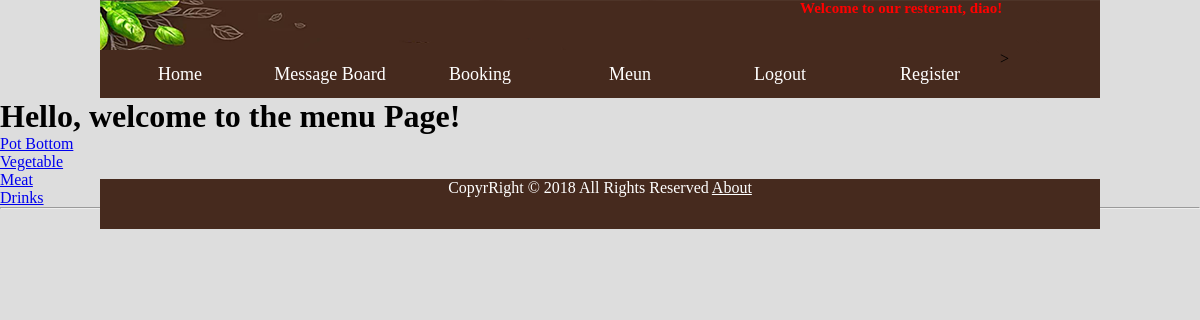
The page /HotPotWebsite/menu/ (signed in) on the database its author committed.
### HotPotWebsite/models.py (models this page shows, shortened)
class MenuCategory(models.Model):
    name = models.CharField(max_length=128, unique=True)
    slug = models.SlugField(unique=True)
    class Meta:
        verbose_name_plural = 'categories'

### HotPotWebsite/views.py (the view)
def menu(request):
    category_list = MenuCategory.objects.all
    context_dict = {'categories': category_list}
    return render(request, 'HotPotWebsite/menu.html', context_dict)

### templates/HotPotWebsite/menu.html
{% extends 'HotPotWebsite/base.html' %}
{% load staticfiles %}
{% block body_block %}
    <h1> Hello, welcome to the menu Page!</h1>
        {% if categories %}
            {% for category in categories %}
                <li><a href="/HotPotWebsite/category/{{category.slug}}">{{category.name}}</a></li>
            {% endfor %}
        {% else %}
            <strong> We do not want to open today! </strong>
        {% endif %}
{% endblock %}

### templates/HotPotWebsite/base.html (shortened to what this page needs)
<!DOCTYPE html>
{% load staticfiles %}
{% load HotPotWebsite_template_tags %}
<html>
 	<head>
		<link rel="stylesheet" href="{% static 'style/css.css' %}" />
	</head>
    <body>
		<div class="head">
			<div class="logo">
				{% if user.is_authenticated %}
					<font size=1 face="Times" color="RED">
						<h2>Welcome to our resterant, {{user.username}}!</h2>
					</font>
				{% endif %}
			</div>
            <div class="menu">
				<ul>
					<li><a href="{% url 'index' %}">Home</a></li>
					<li><a href="{% url 'message_board' %}">Message Board</a></li>
					<li><a href="{% url 'book' %}">Booking</a></li>
					<li><a href="{% url 'menu' %}">Meun</a></li>
					{% if user.is_authenticated %}
						<li><a href="{% url 'logout' %}">Logout</a> </li>>
					{% else %}
						<li><a href="{% url 'login' %}">Login</a></li>
					{% endif %}
					<li><a href="{% url 'register' %}">Register</a></li>
				</ul>
			</div>
        </div>
        <div>
            {% block body_block %}
            {% endblock %}
        </div>
        <div class="bottom">
        	<p>CopyrRight © 2018 All Rights Reserved <a href="{% url 'about' %}">About</a> </p>
        </div>
    </body>
</html>

### static/style/css.css (style rules this page uses)
body { background-color:#DDD; }
.head { margin-left:auto; margin-right:auto; width:1000px; height:98px; background-image:url(../image/head.png); background-repeat: no-repeat; }
.logo { position:absolute; margin-left: 700px; width:300px; height:150px; }
.menu { position:absolute; width:1000px; height:48px; margin-top:50px; margin-left: 0px; background-color: rgb(70,42,30); }
.menu ul { margin:auto; padding-left: 40; }
.menu ul li { list-style:none; float:left; padding-left: 10px; width:140px; height:48px; line-height:48px; color: white; font-size:large; }
.menu ul li a { color:#FFFFFF; text-decoration:none; display:block; height:48px; text-align:center; }
* { margin:0; padding:0; list-style:none; }
.bottom { margin:0 auto; margin-top: -30px; width:1000px; height: 50px; background-color: rgb(70,42,30) ; text-align: center; overflow:hidden; }
.bottom p { text-align: center; color: white; overflow:hidden; }
.bottom p a { text-align: center; color: white; }

### rows shown on the page
MenuCategory: name "Pot Bottom"
MenuCategory: name "Vegetable"
MenuCategory: name "Meat"
MenuCategory: name "Drinks"

### other values the page prints
{{ user.username }} "diao"
